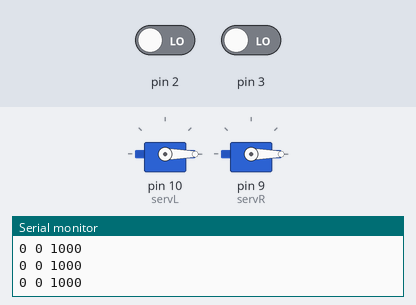
This sketch was run on a simulated Arduino Uno, built with avr-gcc and run on an emulated ATmega328P. Shown: 2 × servo, the last lines printed to the serial monitor. The test bench sets the inputs (shaded band); at power-on: pin 2 LOW, pin 3 LOW.

Above: at 1.2 s.
1.3 s: pin 2 driven HIGH
At 2.5 s:
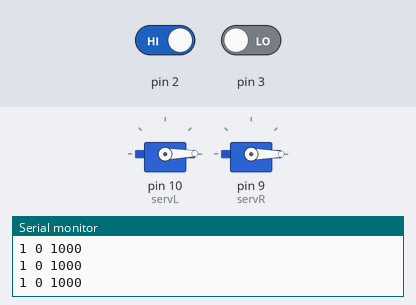
2.8 s: pin 3 driven HIGH
At 3.3 s:
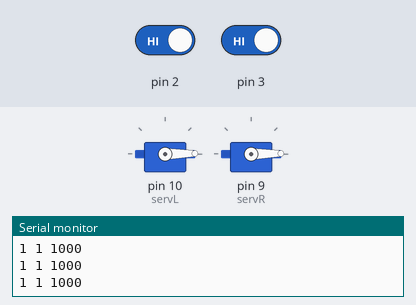
Timing chart, 0 to 5.8 s (numbered marks = the images above; inputs shaded):
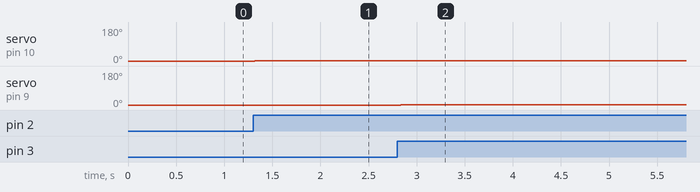

The sketch:

TroisiemeTestOdoEasy.pde
```cpp
#include <Servo.h>

Servo servL;
Servo servR;

int consigneLeft = 0;
long counterLeft = 0;

int consigneRight = 0;
long counterRight = 0;

long temps = 0;

void setup() {
  // init serial communication
  Serial.begin(115200);
  //
  servL.attach(10);
  servR.attach(9);
  //
  pinMode(3,INPUT);
  pinMode(4,INPUT);

  attachInterrupt(0, interruptLeft, CHANGE);
  attachInterrupt(1, interruptRight, CHANGE);
  //
  consigneLeft = 1;
  consigneRight = 1;
}

void loop() {
  //
  servL.write(counterLeft%255);
  servR.write(counterRight%255);
  //
  Serial.print((int) counterLeft);
  Serial.print(" ");
  Serial.print((int) counterRight);
  Serial.print(" ");
  Serial.print((consigneLeft+consigneRight)*500);
  Serial.print(" ");
  Serial.println();
  delay(50);

}

void interruptLeft()
{
  if (consigneLeft > 0)
  {
    counterLeft++;
  }
  else {
    counterLeft--;
  }
}

void interruptRight()
{
  if (consigneRight > 0)
  {
    counterRight++;
  }
  else {
    counterRight--;
  }
}
```

Measured:
- after the input at 1.3 s, servo on pin 10 (servL): 0° → 1° at once
- after the input at 2.8 s, servo on pin 9 (servR): 0° → 1° at once
